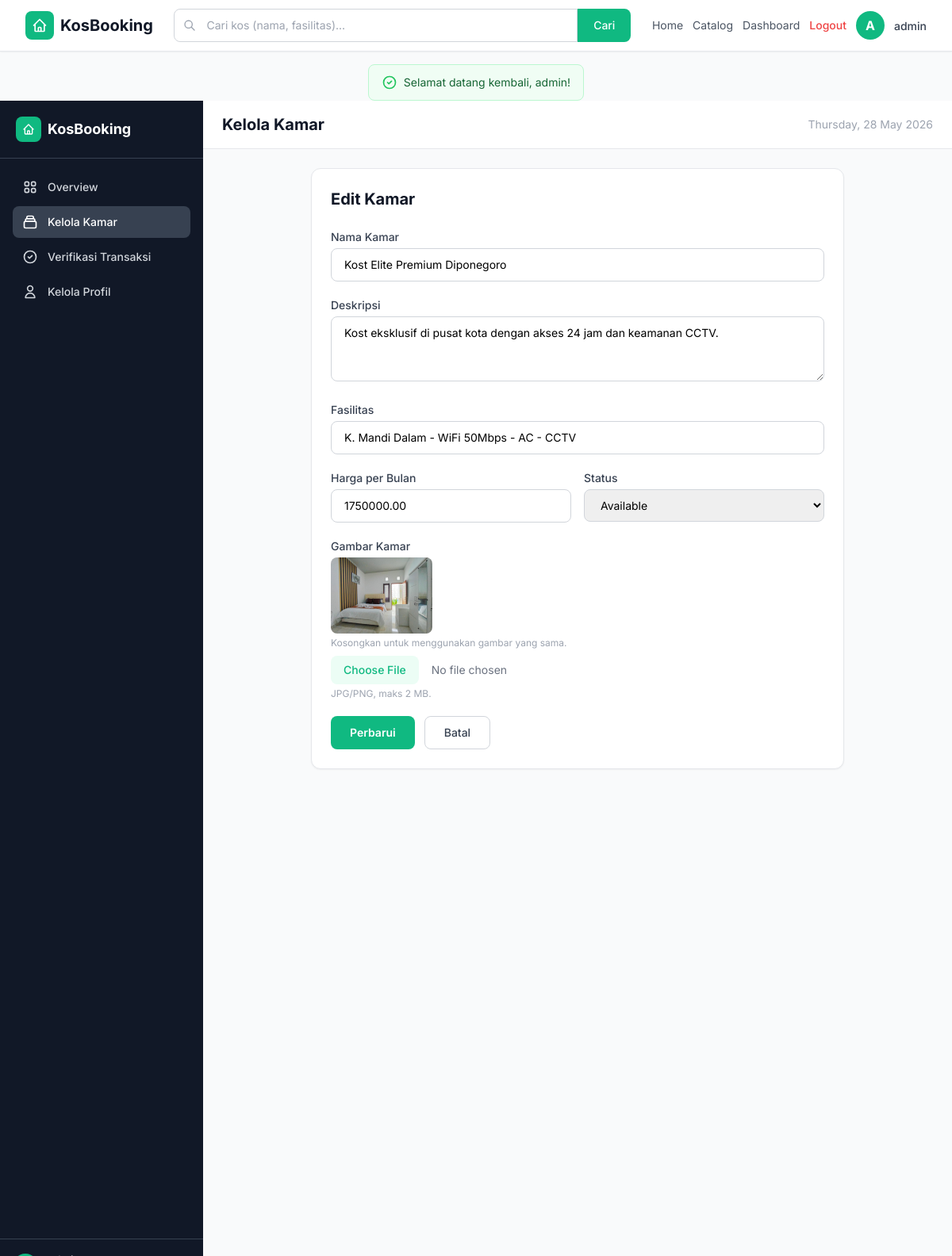
Screenshot of /?page=admin_dashboard&tab=rooms&action=edit&id=1 (signed in) with the database file from the repository.
### tables this page shows
CREATE TABLE `rooms` (
  `id` int NOT NULL,
  `name` varchar(100) NOT NULL,
  `description` text,
  `facilities` text,
  `price_per_month` decimal(12,2) NOT NULL,
  `status` enum('Available','Maintenance') NOT NULL DEFAULT 'Available',
  `image_path` varchar(255) DEFAULT NULL,
  `created_at` timestamp NOT NULL DEFAULT CURRENT_TIMESTAMP
);

### includes/helpers.php (called while the page is built, shortened)
<?php
function e(?string $value): string
{
    return htmlspecialchars($value ?? '', ENT_QUOTES | ENT_SUBSTITUTE, 'UTF-8');
}

### views/admin_rooms_ui.php (the view, shortened to what this page needs)
<?php
$action = $_GET['action'] ?? 'list';
$roomId = (int) ($_GET['id'] ?? 0);
if ($action === 'edit' && $roomId > 0) {
    $stmt = $pdo->prepare('SELECT * FROM rooms WHERE id = ?');
    $stmt->execute([$roomId]);
    $roomCheck = $stmt->fetch();
}
?>
<?php if ($action === 'create' || ($action === 'edit' && $roomId > 0)):
    $room = ['name' => '', 'description' => '', 'facilities' => '', 'price_per_month' => '', 'status' => 'Available', 'image_path' => null];
    if ($action === 'edit') {
        $room = $roomCheck;
    }
?>
    <div class="max-w-2xl mx-auto">
        <div class="bg-white rounded-xl shadow-sm border border-gray-200 p-6">
            <h1 class="text-xl font-bold text-gray-900 mb-6"><?= $action === 'create' ? 'Tambah Kamar Baru' : 'Edit Kamar' ?></h1>
            <form method="POST" action="?page=admin_process&action=save_room<?= $action === 'edit' ? '&id=' . $roomId : '' ?>" enctype="multipart/form-data" class="space-y-5">
                <div>
                    <label for="name" class="block text-sm font-medium text-gray-700 mb-1">Nama Kamar</label>
                    <input type="text" id="name" name="name" required value="<?= e($room['name']) ?>"
                           class="w-full border border-gray-300 rounded-lg px-4 py-2.5 text-sm focus:outline-none focus:ring-2 focus:ring-brand focus:border-brand">
                </div>
                <div>
                    <label for="description" class="block text-sm font-medium text-gray-700 mb-1">Deskripsi</label>
                    <textarea id="description" name="description" rows="3"
                              class="w-full border border-gray-300 rounded-lg px-4 py-2.5 text-sm focus:outline-none focus:ring-2 focus:ring-brand focus:border-brand"><?= e($room['description']) ?></textarea>
                </div>
                <div>
                    <label for="facilities" class="block text-sm font-medium text-gray-700 mb-1">Fasilitas</label>
                    <input type="text" id="facilities" name="facilities" value="<?= e($room['facilities']) ?>"
                           placeholder="K. Mandi Dalam, WiFi, AC, ..."
                           class="w-full border border-gray-300 rounded-lg px-4 py-2.5 text-sm focus:outline-none focus:ring-2 focus:ring-brand focus:border-brand">
                </div>
                <div class="grid grid-cols-2 gap-4">
                    <div>
                        <label for="price_per_month" class="block text-sm font-medium text-gray-700 mb-1">Harga per Bulan</label>
                        <input type="number" id="price_per_month" name="price_per_month" required min="0" value="<?= e($room['price_per_month']) ?>"
                               class="w-full border border-gray-300 rounded-lg px-4 py-2.5 text-sm focus:outline-none focus:ring-2 focus:ring-brand focus:border-brand">
                    </div>
                    <div>
                        <label for="status" class="block text-sm font-medium text-gray-700 mb-1">Status</label>
                        <select id="status" name="status"
                                class="w-full border border-gray-300 rounded-lg px-4 py-2.5 text-sm focus:outline-none focus:ring-2 focus:ring-brand focus:border-brand">
                            <option value="Available" <?= $room['status'] === 'Available' ? 'selected' : '' ?>>Available</option>
                        </select>
                    </div>
                </div>
                <div>
                    <label class="block text-sm font-medium text-gray-700 mb-1">Gambar Kamar</label>
                    <?php if ($room['image_path']): ?>
                        <div class="mb-2">
                            <img src="<?= e($room['image_path']) ?>" alt="Room" class="h-24 rounded-lg object-cover">
                            <p class="text-xs text-gray-400 mt-1">Kosongkan untuk menggunakan gambar yang sama.</p>
                        </div>
                    <?php endif; ?>
                    <input type="file" name="image" accept=".jpg,.jpeg,.png"
                           class="w-full text-sm text-gray-500 file:mr-4 file:py-2 file:px-4 file:rounded-lg file:border-0 file:text-sm file:font-medium file:bg-brand-50 file:text-brand hover:file:bg-brand-100">
                    <p class="text-xs text-gray-400 mt-1">JPG/PNG, maks 2 MB.</p>
                </div>
                <div class="flex gap-3">
                    <button type="submit" class="bg-brand hover:bg-emerald-600 text-white font-semibold px-6 py-2.5 rounded-lg transition text-sm">
                        <?= $action === 'create' ? 'Simpan' : 'Perbarui' ?>
                    </button>
                    <a href="?page=admin_dashboard&tab=rooms" class="border border-gray-300 text-gray-700 font-medium px-6 py-2.5 rounded-lg hover:bg-gray-50 transition text-sm">Batal</a>
                </div>
            </form>
        </div>
    </div>
<?php endif; ?>

### rows the page displays
rooms: name "Kost Elite Premium Diponegoro", description "Kost eksklusif di pusat kota dengan akses 24 jam dan keamanan CCTV.", facilities "K. Mandi Dalam - WiFi 50Mbps - AC - CCTV", price_per_month "1750000.00", status "Available", image_path (picture)

### other values shown
$initial "A"
$name "admin"
$_flash_success "Selamat datang kembali, admin!"
$titleMap[$tab] "Kelola Kamar"
